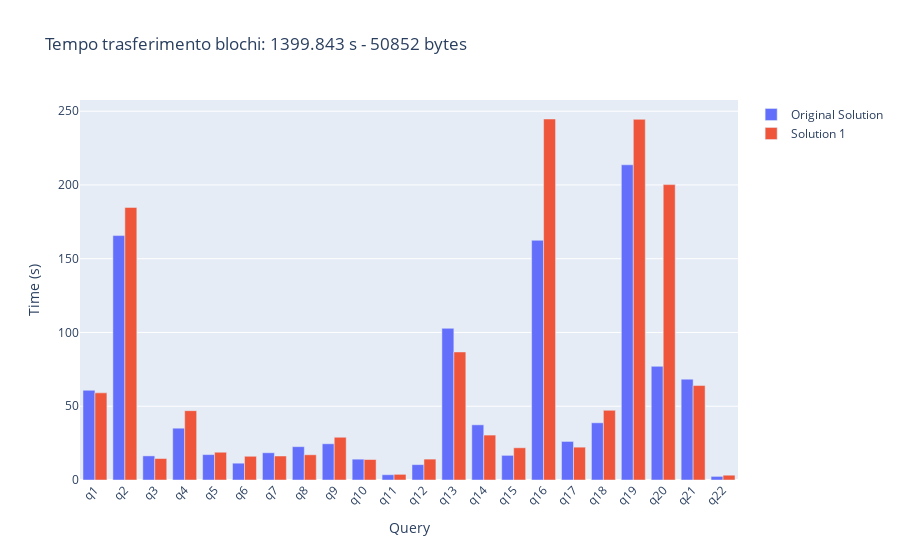

Notebook source saved alongside this figure:
### Code cell
fig = go.Figure()
fig.add_trace(go.Bar(x=mean_time.index, y=mean_time["transferred_time"], name='Original Solution'))
fig.add_trace(go.Bar(x=sol_1.index, y=sol_1["transferred_time"], name='Solution 1'))
fig.update_layout(barmode='group', xaxis_tickangle=-45, title='Tempo trasferimento blochi: ' + str(transfer_time_s1) + " s - " + str(transfer_bytes_s1) + " bytes", xaxis_title='Query', yaxis_title='Time (s)')
fig.show()

### Figure 1 — Plotly figure (JSON) as saved in the notebook; plotly's stock layout.template omitted (floating-point values rounded to 4 significant figures)
{"data": [{"name": "Original Solution", "type": "bar", "x": ["q1", "q2", "q3", "q4", "q5", "q6", "q7", "q8", "q9", "q10", "q11", "q12", "q13", "q14", "q15", "q16", "q17", "q18", "q19", "q20", "q21", "q22"], "y": [60.81, 165.7, 16.34, 35.11, 17.21, 11.4, 18.47, 22.6, 24.56, 14.12, 3.581, 10.43, 102.8, 37.4, 16.7, 162.5, 26.15, 38.78, 213.7, 77.05, 68.36, 2.449]}, {"name": "Solution 1", "type": "bar", "x": ["q1", "q2", "q3", "q4", "q5", "q6", "q7", "q8", "q9", "q10", "q11", "q12", "q13", "q14", "q15", "q16", "q17", "q18", "q19", "q20", "q21", "q22"], "y": [59.06, 184.8, 14.56, 46.99, 18.82, 16.09, 16.27, 17.09, 28.98, 13.89, 3.827, 14.16, 86.8, 30.45, 21.85, 244.7, 22.26, 47.25, 244.5, 200.2, 64.03, 3.248]}], "layout": {"barmode": "group", "title": {"text": "Tempo trasferimento blochi: 1399.843 s - 50852 bytes"}, "xaxis": {"tickangle": -45, "title": {"text": "Query"}}, "yaxis": {"title": {"text": "Time (s)"}}}}
